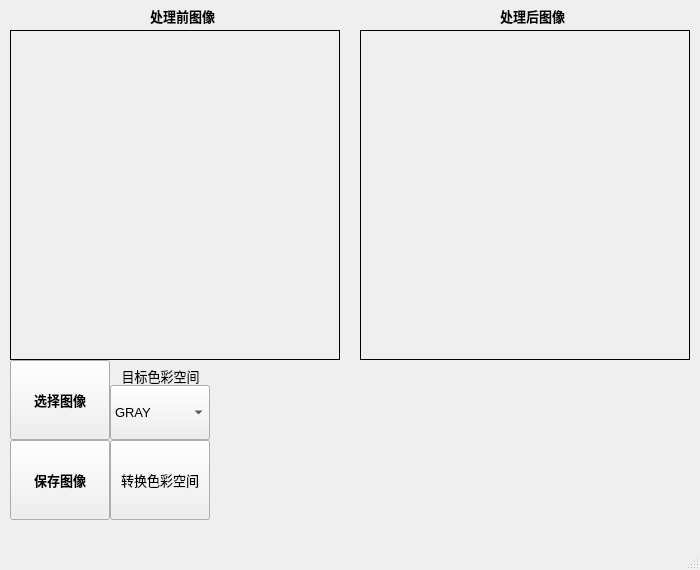
<?xml version="1.0" encoding="UTF-8"?>
<ui version="4.0">
 <class>MainWindow</class>
 <widget class="QMainWindow" name="MainWindow">
  <property name="geometry">
   <rect>
    <x>0</x>
    <y>0</y>
    <width>700</width>
    <height>570</height>
   </rect>
  </property>
  <property name="minimumSize">
   <size>
    <width>80</width>
    <height>80</height>
   </size>
  </property>
  <property name="font">
   <font>
    <pointsize>10</pointsize>
   </font>
  </property>
  <property name="windowTitle">
   <string>MainWindow</string>
  </property>
  <widget class="QWidget" name="centralwidget">
   <widget class="QLabel" name="origin_img">
    <property name="geometry">
     <rect>
      <x>10</x>
      <y>30</y>
      <width>330</width>
      <height>330</height>
     </rect>
    </property>
    <property name="frameShape">
     <enum>QFrame::Shape::Panel</enum>
    </property>
    <property name="text">
     <string/>
    </property>
   </widget>
   <widget class="QLabel" name="result_img">
    <property name="geometry">
     <rect>
      <x>360</x>
      <y>30</y>
      <width>330</width>
      <height>330</height>
     </rect>
    </property>
    <property name="frameShape">
     <enum>QFrame::Shape::Panel</enum>
    </property>
    <property name="text">
     <string/>
    </property>
   </widget>
   <widget class="QPushButton" name="save_button">
    <property name="geometry">
     <rect>
      <x>10</x>
      <y>440</y>
      <width>100</width>
      <height>80</height>
     </rect>
    </property>
    <property name="font">
     <font>
      <pointsize>10</pointsize>
      <italic>false</italic>
      <bold>true</bold>
      <underline>false</underline>
     </font>
    </property>
    <property name="text">
     <string>保存图像</string>
    </property>
   </widget>
   <widget class="QPushButton" name="load_button">
    <property name="enabled">
     <bool>true</bool>
    </property>
    <property name="geometry">
     <rect>
      <x>10</x>
      <y>360</y>
      <width>100</width>
      <height>80</height>
     </rect>
    </property>
    <property name="font">
     <font>
      <pointsize>10</pointsize>
      <italic>false</italic>
      <bold>true</bold>
      <underline>false</underline>
     </font>
    </property>
    <property name="text">
     <string>选择图像</string>
    </property>
   </widget>
   <widget class="QLabel" name="label">
    <property name="geometry">
     <rect>
      <x>150</x>
      <y>0</y>
      <width>71</width>
      <height>31</height>
     </rect>
    </property>
    <property name="font">
     <font>
      <pointsize>10</pointsize>
      <bold>true</bold>
     </font>
    </property>
    <property name="text">
     <string>处理前图像</string>
    </property>
   </widget>
   <widget class="QLabel" name="label_2">
    <property name="geometry">
     <rect>
      <x>500</x>
      <y>0</y>
      <width>81</width>
      <height>31</height>
     </rect>
    </property>
    <property name="font">
     <font>
      <pointsize>10</pointsize>
      <bold>true</bold>
     </font>
    </property>
    <property name="text">
     <string>处理后图像</string>
    </property>
   </widget>
   <widget class="QComboBox" name="color_space_Box">
    <property name="geometry">
     <rect>
      <x>110</x>
      <y>385</y>
      <width>100</width>
      <height>55</height>
     </rect>
    </property>
    <item>
     <property name="text">
      <string>GRAY</string>
     </property>
    </item>
    <item>
     <property name="text">
      <string>HSV</string>
     </property>
    </item>
    <item>
     <property name="text">
      <string>YCrCb</string>
     </property>
    </item>
   </widget>
   <widget class="QPushButton" name="change_color_space_button">
    <property name="geometry">
     <rect>
      <x>110</x>
      <y>440</y>
      <width>100</width>
      <height>80</height>
     </rect>
    </property>
    <property name="text">
     <string>转换色彩空间</string>
    </property>
   </widget>
   <widget class="QLabel" name="label_3">
    <property name="geometry">
     <rect>
      <x>110</x>
      <y>360</y>
      <width>101</width>
      <height>31</height>
     </rect>
    </property>
    <property name="text">
     <string>目标色彩空间</string>
    </property>
    <property name="alignment">
     <set>Qt::AlignmentFlag::AlignCenter</set>
    </property>
   </widget>
  </widget>
  <widget class="QMenuBar" name="menubar">
   <property name="geometry">
    <rect>
     <x>0</x>
     <y>0</y>
     <width>700</width>
     <height>33</height>
    </rect>
   </property>
  </widget>
  <widget class="QStatusBar" name="statusbar"/>
 </widget>
 <resources/>
 <connections/>
</ui>
